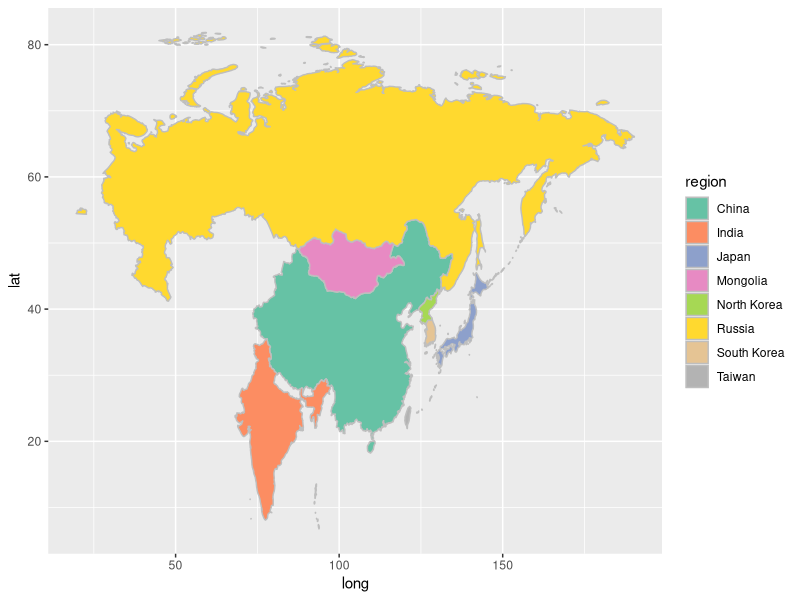
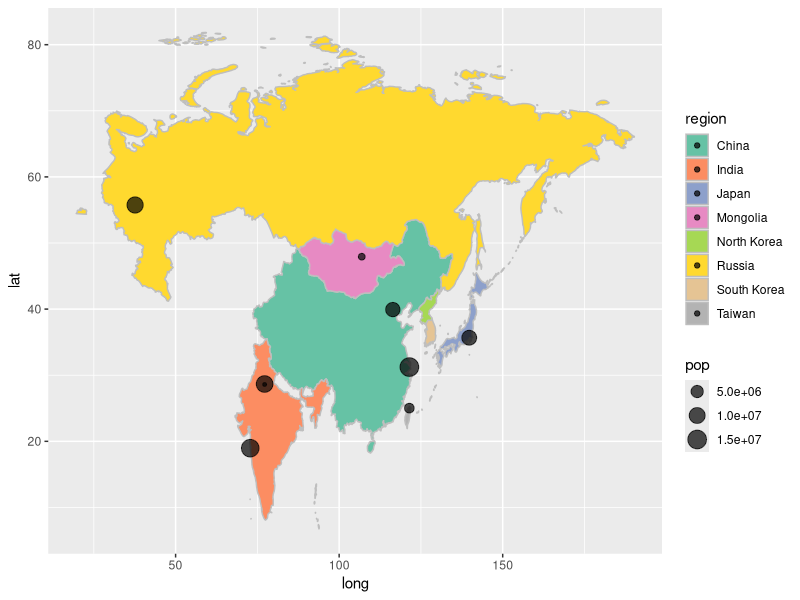
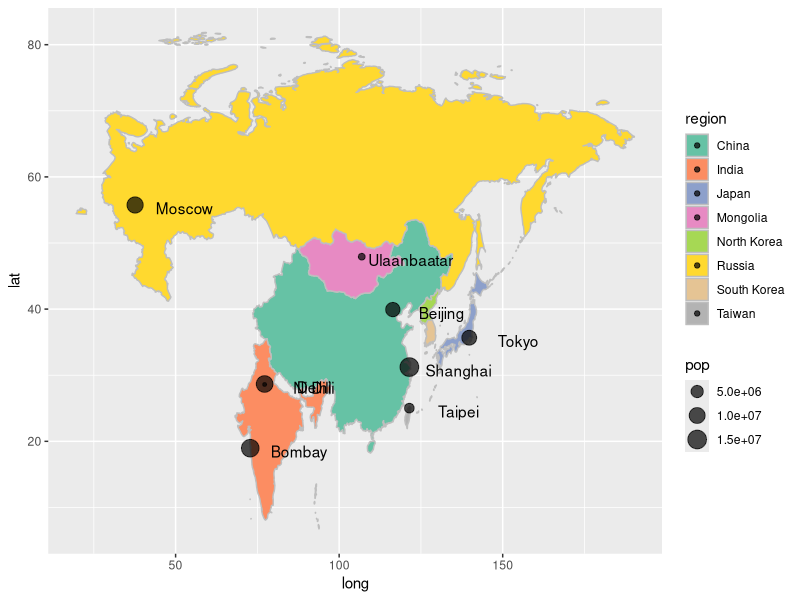

Write the R code that produced these figures, in order.
## ---- chunk 1
#載入maps及ggplot2套件
library(maps)
library(ggplot2)
## ---- chunk 2
#載入世界地圖二維地圖(Latitude緯度,Longitude經度)
world_map = map_data("world")
head(world_map, 5)
## ---- chunk 3
sort(unique(world_map$region))

#旅行國家
mycountry = c("Taiwan", "Japan", "China", "North Korea", "South Korea", "India", "Russia", "Mongolia")
honeymoon = map_data("world", region = mycountry)
p = ggplot(honeymoon, aes(x = long, y = lat, group = group, fill = region)) + 
geom_polygon(colour = "gray") + 
scale_fill_brewer(palette = "Set2")
p
## ---- chunk 4
#載入世界城市的經緯度(二維地圖)
data(world.cities)

mycity = subset(world.cities, (world.cities$capital ==1 | world.cities$pop >= 10000000) & world.cities$country.etc %in% mycountry); mycity

mycity$region = mycity$country.etc
mycity$group = 1
mycity
## ---- chunk 5
p + geom_point(aes(x = long, y = lat, size = pop), data = mycity, alpha = 0.7)
## ---- chunk 6
p +
  geom_point(aes(x = long, y = lat, size = pop), data = mycity, alpha = 0.7) +
  geom_text(aes(x = long + 15.0, y = lat - 0.5, label = name), data = mycity, colour = "black")
